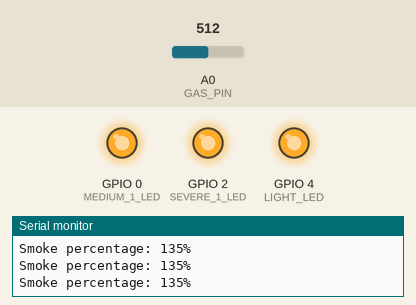
A sketch run on a simulated ESP8266 (NodeMCU). On the bench: output pins drawn as LEDs (lit = HIGH), the last lines printed to the serial monitor. Inputs (shaded band) come from the test bench; at power-on: A0 (GAS_PIN) = 512. WiFi joins after 1.5 s; servers stay silent unless stated.

Above: at 3.0 s.
3.1 s: A0 (GAS_PIN) set to 239
4.6 s: A0 (GAS_PIN) set to 208
At 5.0 s:
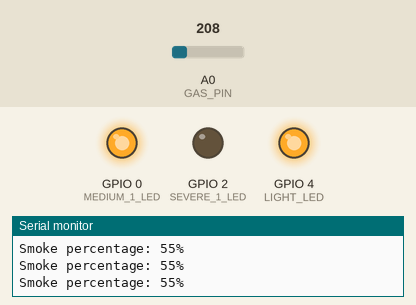
6.1 s: A0 (GAS_PIN) set to 78
7.6 s: A0 (GAS_PIN) set to 71
At 8.6 s:
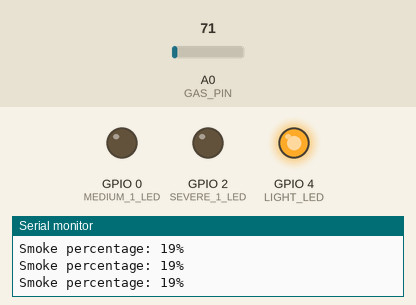
9.1 s: A0 (GAS_PIN) set to 122
At 9.5 s:
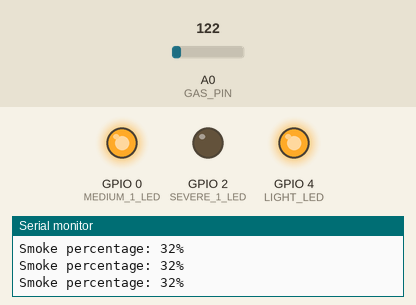
10.6 s: A0 (GAS_PIN) set to 0
At 11.7 s:
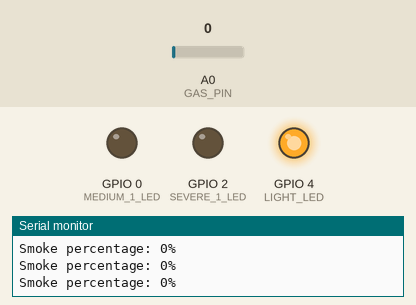
Timing chart, 0 to 13.1 s (numbered marks = the images above; inputs shaded):
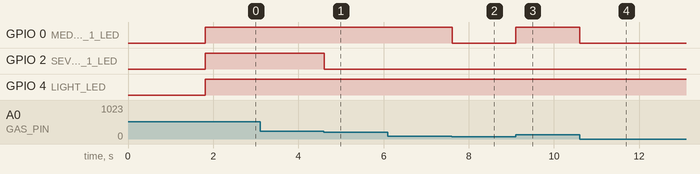

The sketch:

gas_sensor.ino
```cpp
// tokens
#define BLYNK_TEMPLATE_ID "TMPL67AvEXVjE"
#define BLYNK_TEMPLATE_NAME "Quickstart Template"
#define BLYNK_AUTH_TOKEN "jGfWHMZsW1C0K9krxZKuxP8t1SWji2Ko"

#include <ESP8266WiFi.h>
#include <BlynkSimpleEsp8266.h>

#define WIFI_NAME "Swinburne Students"
#define WIFI_PWD "Swinburne@a35"

// devices
const int GAS_PIN       = A0;
const int LIGHT_LED     = 4;
const int MEDIUM_1_LED  = 0;
// const int MEDIUM_2_LED  = 3;
const int SEVERE_1_LED  = 2;
// const int SEVERE_2_LED  = 5;
const int GAS_VPIN      = V0;
const int LIGHT_VPIN    = V1;
const int MEDIUM_VPIN   = V2;
const int SEVERE_VPIN   = V3;

// constants
const int MAX_GAS_ANALOG  = 380;
const int MIN_GAS_ANALOG  = 0;
const int GAS_LIGHT       = 0;      // all modes below are written in percentage
const int GAS_MEDIUM_1    = 20;
// const int GAS_MEDIUM_2    = 40;
const int GAS_SEVERE_1    = 60;
// const int GAS_SEVERE_2    = 80;

// fields
int gas_percentage  = 0;
int light_mode      = LOW;
int medium_1_mode   = LOW;
// int medium_2_mode   = LOW;
int severe_1_mode   = LOW;
// int severe_2_mode   = LOW;

void setup()
{
  Serial.begin(115200);
  delay(10);
  Serial.println();
  Serial.println();
  Serial.print("Connecting to ");
  Serial.println(WIFI_NAME);

  WiFi.begin(WIFI_NAME, WIFI_PWD);

  while (WiFi.status() != WL_CONNECTED) {
    delay(500);
    Serial.print(".");
  }
  Serial.println("");
  Serial.println("WiFi connected");

  Blynk.begin(BLYNK_AUTH_TOKEN, WIFI_NAME, WIFI_PWD);
  pinMode(GAS_PIN, 		INPUT);
  pinMode(LIGHT_LED, 	OUTPUT);
  pinMode(MEDIUM_1_LED, OUTPUT);
  // pinMode(MEDIUM_2_LED, OUTPUT);
  pinMode(SEVERE_1_LED, OUTPUT);
  // pinMode(SEVERE_2_LED, OUTPUT);
}

void loop()
{
  Blynk.run();
  // gather sensor information
  gas_percentage = map(analogRead(GAS_PIN), MIN_GAS_ANALOG, MAX_GAS_ANALOG, 0, 100);
  light_mode = gas_percentage >= GAS_LIGHT ? HIGH : LOW;
  medium_1_mode = gas_percentage >= GAS_MEDIUM_1 ? HIGH : LOW;
  // medium_2_mode = gas_percentage >= GAS_MEDIUM_2 ? HIGH : LOW;
  severe_1_mode = gas_percentage >= GAS_SEVERE_1 ? HIGH : LOW;
  // severe_2_mode = gas_percentage >= GAS_SEVERE_2 ? HIGH : LOW;
  // toggle LED lights
  digitalWrite(LIGHT_LED,     light_mode);
  digitalWrite(MEDIUM_1_LED,  medium_1_mode);
  // digitalWrite(MEDIUM_2_LED,  medium_2_mode);
  digitalWrite(SEVERE_1_LED,  severe_1_mode);
  // digitalWrite(SEVERE_2_LED,  severe_2_mode);
  // send info to Blynk
  Blynk.virtualWrite(GAS_VPIN,    gas_percentage);
  Blynk.virtualWrite(LIGHT_VPIN,  light_mode);
  Blynk.virtualWrite(MEDIUM_VPIN, medium_1_mode);
  Blynk.virtualWrite(SEVERE_VPIN, severe_1_mode); // due to lack of datastream for Blynk, only 4 is available
  Serial.print("Smoke percentage: ");
  Serial.print(gas_percentage);
  Serial.println("%");
//  Serial.println(analogRead(GAS_PIN));
  delay(10); // Delay a little bit to improve simulation performance
}
```

Measured:
- the behaviour switches between 227 and 226 on A0 (GAS_PIN) (found by bisection; images 0 and 1)
- the behaviour switches between 75 and 74 on A0 (GAS_PIN) (found by bisection; images 1 and 2)
- after the input at 4.6 s, GPIO 2 (SEVERE_1_LED): HIGH → LOW at once
- after the input at 7.6 s, GPIO 0 (MEDIUM_1_LED): HIGH → LOW at once
- after the input at 9.1 s, GPIO 0 (MEDIUM_1_LED): LOW → HIGH at once
- after the input at 10.6 s, GPIO 0 (MEDIUM_1_LED): HIGH → LOW at once
